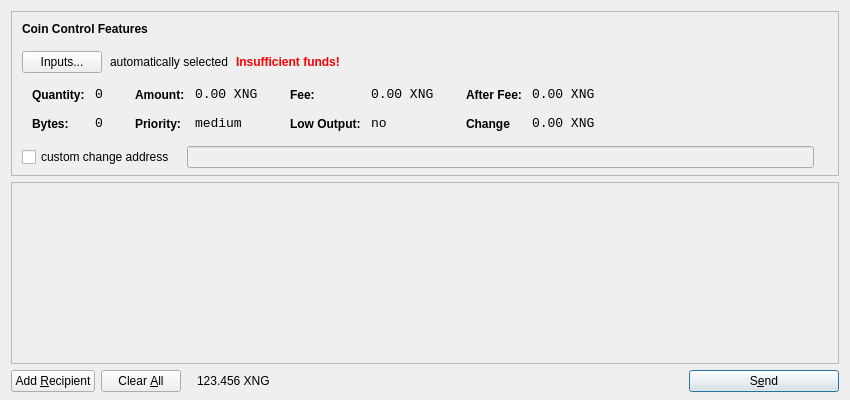
<?xml version="1.0" encoding="UTF-8"?>
<ui version="4.0">
 <class>SendCoinsDialog</class>
 <widget class="QDialog" name="SendCoinsDialog">
  <property name="geometry">
   <rect>
    <x>0</x>
    <y>0</y>
    <width>850</width>
    <height>400</height>
   </rect>
  </property>
  <property name="windowTitle">
   <string>Send Coins</string>
  </property>
  <layout class="QVBoxLayout" name="verticalLayout" stretch="0,1,0">
   <property name="bottomMargin">
    <number>8</number>
   </property>
   <item>
    <widget class="QFrame" name="frameCoinControl">
     <property name="sizePolicy">
      <sizepolicy hsizetype="Expanding" vsizetype="Expanding">
       <horstretch>0</horstretch>
       <verstretch>0</verstretch>
      </sizepolicy>
     </property>
     <property name="maximumSize">
      <size>
       <width>16777215</width>
       <height>16777215</height>
      </size>
     </property>
     <property name="frameShape">
      <enum>QFrame::StyledPanel</enum>
     </property>
     <property name="frameShadow">
      <enum>QFrame::Sunken</enum>
     </property>
     <layout class="QVBoxLayout" name="verticalLayoutCoinControl2">
      <property name="spacing">
       <number>-1</number>
      </property>
      <property name="leftMargin">
       <number>0</number>
      </property>
      <property name="topMargin">
       <number>0</number>
      </property>
      <property name="rightMargin">
       <number>0</number>
      </property>
      <property name="bottomMargin">
       <number>6</number>
      </property>
      <item>
       <layout class="QVBoxLayout" name="verticalLayoutCoinControl" stretch="0,0,0,0,1">
        <property name="spacing">
         <number>0</number>
        </property>
        <property name="leftMargin">
         <number>10</number>
        </property>
        <property name="topMargin">
         <number>10</number>
        </property>
        <item>
         <layout class="QHBoxLayout" name="horizontalLayoutCoinControl1">
          <property name="bottomMargin">
           <number>15</number>
          </property>
          <item>
           <widget class="QLabel" name="labelCoinControlFeatures">
            <property name="sizePolicy">
             <sizepolicy hsizetype="Preferred" vsizetype="Maximum">
              <horstretch>0</horstretch>
              <verstretch>0</verstretch>
             </sizepolicy>
            </property>
            <property name="font">
             <font>
              <weight>75</weight>
              <bold>true</bold>
             </font>
            </property>
            <property name="styleSheet">
             <string notr="true">font-weight:bold;</string>
            </property>
            <property name="text">
             <string>Coin Control Features</string>
            </property>
           </widget>
          </item>
         </layout>
        </item>
        <item>
         <layout class="QHBoxLayout" name="horizontalLayoutCoinControl2" stretch="0,0,0,0">
          <property name="spacing">
           <number>8</number>
          </property>
          <property name="bottomMargin">
           <number>10</number>
          </property>
          <item>
           <widget class="QPushButton" name="pushButtonCoinControl">
            <property name="styleSheet">
             <string notr="true"/>
            </property>
            <property name="text">
             <string>Inputs...</string>
            </property>
           </widget>
          </item>
          <item>
           <widget class="QLabel" name="labelCoinControlAutomaticallySelected">
            <property name="text">
             <string>automatically selected</string>
            </property>
            <property name="margin">
             <number>5</number>
            </property>
           </widget>
          </item>
          <item>
           <widget class="QLabel" name="labelCoinControlInsuffFunds">
            <property name="font">
             <font>
              <weight>75</weight>
              <bold>true</bold>
             </font>
            </property>
            <property name="styleSheet">
             <string notr="true">color:red;font-weight:bold;</string>
            </property>
            <property name="text">
             <string>Insufficient funds!</string>
            </property>
            <property name="margin">
             <number>5</number>
            </property>
           </widget>
          </item>
          <item>
           <spacer name="horizontalSpacerCoinControl">
            <property name="orientation">
             <enum>Qt::Horizontal</enum>
            </property>
            <property name="sizeHint" stdset="0">
             <size>
              <width>40</width>
              <height>1</height>
             </size>
            </property>
           </spacer>
          </item>
         </layout>
        </item>
        <item>
         <widget class="QWidget" name="widgetCoinControl" native="true">
          <property name="sizePolicy">
           <sizepolicy hsizetype="Preferred" vsizetype="Preferred">
            <horstretch>0</horstretch>
            <verstretch>0</verstretch>
           </sizepolicy>
          </property>
          <property name="minimumSize">
           <size>
            <width>0</width>
            <height>0</height>
           </size>
          </property>
          <property name="styleSheet">
           <string notr="true"/>
          </property>
          <layout class="QHBoxLayout" name="horizontalLayoutCoinControl5">
           <property name="margin">
            <number>0</number>
           </property>
           <item>
            <layout class="QHBoxLayout" name="horizontalLayoutCoinControl3" stretch="0,0,0,1">
             <property name="spacing">
              <number>20</number>
             </property>
             <property name="topMargin">
              <number>0</number>
             </property>
             <property name="bottomMargin">
              <number>10</number>
             </property>
             <item>
              <layout class="QFormLayout" name="formLayoutCoinControl1">
               <property name="horizontalSpacing">
                <number>10</number>
               </property>
               <property name="verticalSpacing">
                <number>14</number>
               </property>
               <property name="leftMargin">
                <number>10</number>
               </property>
               <property name="topMargin">
                <number>4</number>
               </property>
               <property name="rightMargin">
                <number>6</number>
               </property>
               <item row="0" column="0">
                <widget class="QLabel" name="labelCoinControlQuantityText">
                 <property name="styleSheet">
                  <string notr="true">font-weight:bold;</string>
                 </property>
                 <property name="text">
                  <string>Quantity:</string>
                 </property>
                 <property name="margin">
                  <number>0</number>
                 </property>
                </widget>
               </item>
               <item row="0" column="1">
                <widget class="QLabel" name="labelCoinControlQuantity">
                 <property name="font">
                  <font>
                   <family>Monospace</family>
                   <pointsize>10</pointsize>
                  </font>
                 </property>
                 <property name="cursor">
                  <cursorShape>IBeamCursor</cursorShape>
                 </property>
                 <property name="contextMenuPolicy">
                  <enum>Qt::ActionsContextMenu</enum>
                 </property>
                 <property name="text">
                  <string>0</string>
                 </property>
                 <property name="margin">
                  <number>0</number>
                 </property>
                 <property name="textInteractionFlags">
                  <set>Qt::LinksAccessibleByMouse|Qt::TextSelectableByKeyboard|Qt::TextSelectableByMouse</set>
                 </property>
                </widget>
               </item>
               <item row="1" column="0">
                <widget class="QLabel" name="labelCoinControlBytesText">
                 <property name="styleSheet">
                  <string notr="true">font-weight:bold;</string>
                 </property>
                 <property name="text">
                  <string>Bytes:</string>
                 </property>
                </widget>
               </item>
               <item row="1" column="1">
                <widget class="QLabel" name="labelCoinControlBytes">
                 <property name="font">
                  <font>
                   <family>Monospace</family>
                   <pointsize>10</pointsize>
                  </font>
                 </property>
                 <property name="cursor">
                  <cursorShape>IBeamCursor</cursorShape>
                 </property>
                 <property name="contextMenuPolicy">
                  <enum>Qt::ActionsContextMenu</enum>
                 </property>
                 <property name="text">
                  <string>0</string>
                 </property>
                 <property name="textInteractionFlags">
                  <set>Qt::LinksAccessibleByMouse|Qt::TextSelectableByKeyboard|Qt::TextSelectableByMouse</set>
                 </property>
                </widget>
               </item>
              </layout>
             </item>
             <item>
              <layout class="QFormLayout" name="formLayoutCoinControl2">
               <property name="horizontalSpacing">
                <number>10</number>
               </property>
               <property name="verticalSpacing">
                <number>14</number>
               </property>
               <property name="leftMargin">
                <number>6</number>
               </property>
               <property name="topMargin">
                <number>4</number>
               </property>
               <property name="rightMargin">
                <number>6</number>
               </property>
               <item row="0" column="0">
                <widget class="QLabel" name="labelCoinControlAmountText">
                 <property name="styleSheet">
                  <string notr="true">font-weight:bold;</string>
                 </property>
                 <property name="text">
                  <string>Amount:</string>
                 </property>
                 <property name="margin">
                  <number>0</number>
                 </property>
                </widget>
               </item>
               <item row="0" column="1">
                <widget class="QLabel" name="labelCoinControlAmount">
                 <property name="font">
                  <font>
                   <family>Monospace</family>
                   <pointsize>10</pointsize>
                  </font>
                 </property>
                 <property name="cursor">
                  <cursorShape>IBeamCursor</cursorShape>
                 </property>
                 <property name="contextMenuPolicy">
                  <enum>Qt::ActionsContextMenu</enum>
                 </property>
                 <property name="text">
                  <string>0.00 XNG</string>
                 </property>
                 <property name="textInteractionFlags">
                  <set>Qt::LinksAccessibleByMouse|Qt::TextSelectableByKeyboard|Qt::TextSelectableByMouse</set>
                 </property>
                </widget>
               </item>
               <item row="1" column="0">
                <widget class="QLabel" name="labelCoinControlPriorityText">
                 <property name="styleSheet">
                  <string notr="true">font-weight:bold;</string>
                 </property>
                 <property name="text">
                  <string>Priority:</string>
                 </property>
                </widget>
               </item>
               <item row="1" column="1">
                <widget class="QLabel" name="labelCoinControlPriority">
                 <property name="font">
                  <font>
                   <family>Monospace</family>
                   <pointsize>10</pointsize>
                  </font>
                 </property>
                 <property name="cursor">
                  <cursorShape>IBeamCursor</cursorShape>
                 </property>
                 <property name="contextMenuPolicy">
                  <enum>Qt::ActionsContextMenu</enum>
                 </property>
                 <property name="text">
                  <string>medium</string>
                 </property>
                 <property name="textInteractionFlags">
                  <set>Qt::LinksAccessibleByMouse|Qt::TextSelectableByKeyboard|Qt::TextSelectableByMouse</set>
                 </property>
                </widget>
               </item>
              </layout>
             </item>
             <item>
              <layout class="QFormLayout" name="formLayoutCoinControl3">
               <property name="horizontalSpacing">
                <number>10</number>
               </property>
               <property name="verticalSpacing">
                <number>14</number>
               </property>
               <property name="leftMargin">
                <number>6</number>
               </property>
               <property name="topMargin">
                <number>4</number>
               </property>
               <property name="rightMargin">
                <number>6</number>
               </property>
               <item row="0" column="0">
                <widget class="QLabel" name="labelCoinControlFeeText">
                 <property name="styleSheet">
                  <string notr="true">font-weight:bold;</string>
                 </property>
                 <property name="text">
                  <string>Fee:</string>
                 </property>
                 <property name="margin">
                  <number>0</number>
                 </property>
                </widget>
               </item>
               <item row="0" column="1">
                <widget class="QLabel" name="labelCoinControlFee">
                 <property name="font">
                  <font>
                   <family>Monospace</family>
                   <pointsize>10</pointsize>
                  </font>
                 </property>
                 <property name="cursor">
                  <cursorShape>IBeamCursor</cursorShape>
                 </property>
                 <property name="contextMenuPolicy">
                  <enum>Qt::ActionsContextMenu</enum>
                 </property>
                 <property name="text">
                  <string>0.00 XNG</string>
                 </property>
                 <property name="textInteractionFlags">
                  <set>Qt::LinksAccessibleByMouse|Qt::TextSelectableByKeyboard|Qt::TextSelectableByMouse</set>
                 </property>
                </widget>
               </item>
               <item row="1" column="0">
                <widget class="QLabel" name="labelCoinControlLowOutputText">
                 <property name="styleSheet">
                  <string notr="true">font-weight:bold;</string>
                 </property>
                 <property name="text">
                  <string>Low Output:</string>
                 </property>
                </widget>
               </item>
               <item row="1" column="1">
                <widget class="QLabel" name="labelCoinControlLowOutput">
                 <property name="font">
                  <font>
                   <family>Monospace</family>
                   <pointsize>10</pointsize>
                  </font>
                 </property>
                 <property name="cursor">
                  <cursorShape>IBeamCursor</cursorShape>
                 </property>
                 <property name="contextMenuPolicy">
                  <enum>Qt::ActionsContextMenu</enum>
                 </property>
                 <property name="text">
                  <string>no</string>
                 </property>
                 <property name="textInteractionFlags">
                  <set>Qt::LinksAccessibleByMouse|Qt::TextSelectableByKeyboard|Qt::TextSelectableByMouse</set>
                 </property>
                </widget>
               </item>
              </layout>
             </item>
             <item>
              <layout class="QFormLayout" name="formLayoutCoinControl4">
               <property name="horizontalSpacing">
                <number>10</number>
               </property>
               <property name="verticalSpacing">
                <number>14</number>
               </property>
               <property name="leftMargin">
                <number>6</number>
               </property>
               <property name="topMargin">
                <number>4</number>
               </property>
               <property name="rightMargin">
                <number>6</number>
               </property>
               <item row="0" column="0">
                <widget class="QLabel" name="labelCoinControlAfterFeeText">
                 <property name="styleSheet">
                  <string notr="true">font-weight:bold;</string>
                 </property>
                 <property name="text">
                  <string>After Fee:</string>
                 </property>
                 <property name="margin">
                  <number>0</number>
                 </property>
                </widget>
               </item>
               <item row="0" column="1">
                <widget class="QLabel" name="labelCoinControlAfterFee">
                 <property name="font">
                  <font>
                   <family>Monospace</family>
                   <pointsize>10</pointsize>
                  </font>
                 </property>
                 <property name="cursor">
                  <cursorShape>IBeamCursor</cursorShape>
                 </property>
                 <property name="contextMenuPolicy">
                  <enum>Qt::ActionsContextMenu</enum>
                 </property>
                 <property name="text">
                  <string>0.00 XNG</string>
                 </property>
                 <property name="textInteractionFlags">
                  <set>Qt::LinksAccessibleByMouse|Qt::TextSelectableByKeyboard|Qt::TextSelectableByMouse</set>
                 </property>
                </widget>
               </item>
               <item row="1" column="0">
                <widget class="QLabel" name="labelCoinControlChangeText">
                 <property name="styleSheet">
                  <string notr="true">font-weight:bold;</string>
                 </property>
                 <property name="text">
                  <string>Change</string>
                 </property>
                </widget>
               </item>
               <item row="1" column="1">
                <widget class="QLabel" name="labelCoinControlChange">
                 <property name="font">
                  <font>
                   <family>Monospace</family>
                   <pointsize>10</pointsize>
                  </font>
                 </property>
                 <property name="cursor">
                  <cursorShape>IBeamCursor</cursorShape>
                 </property>
                 <property name="contextMenuPolicy">
                  <enum>Qt::ActionsContextMenu</enum>
                 </property>
                 <property name="text">
                  <string>0.00 XNG</string>
                 </property>
                 <property name="textInteractionFlags">
                  <set>Qt::LinksAccessibleByMouse|Qt::TextSelectableByKeyboard|Qt::TextSelectableByMouse</set>
                 </property>
                </widget>
               </item>
              </layout>
             </item>
            </layout>
           </item>
          </layout>
         </widget>
        </item>
        <item>
         <layout class="QHBoxLayout" name="horizontalLayoutCoinControl4" stretch="0,0,0">
          <property name="spacing">
           <number>12</number>
          </property>
          <property name="sizeConstraint">
           <enum>QLayout::SetDefaultConstraint</enum>
          </property>
          <property name="topMargin">
           <number>5</number>
          </property>
          <property name="rightMargin">
           <number>5</number>
          </property>
          <item>
           <widget class="QCheckBox" name="checkBoxCoinControlChange">
            <property name="text">
             <string>custom change address</string>
            </property>
           </widget>
          </item>
          <item>
           <widget class="QLineEdit" name="lineEditCoinControlChange">
            <property name="enabled">
             <bool>false</bool>
            </property>
            <property name="sizePolicy">
             <sizepolicy hsizetype="Expanding" vsizetype="Fixed">
              <horstretch>0</horstretch>
              <verstretch>0</verstretch>
             </sizepolicy>
            </property>
           </widget>
          </item>
          <item>
           <widget class="QLabel" name="labelCoinControlChangeLabel">
            <property name="sizePolicy">
             <sizepolicy hsizetype="Preferred" vsizetype="Expanding">
              <horstretch>0</horstretch>
              <verstretch>0</verstretch>
             </sizepolicy>
            </property>
            <property name="minimumSize">
             <size>
              <width>0</width>
              <height>0</height>
             </size>
            </property>
            <property name="text">
             <string/>
            </property>
            <property name="margin">
             <number>3</number>
            </property>
           </widget>
          </item>
         </layout>
        </item>
        <item>
         <spacer name="verticalSpacerCoinControl">
          <property name="orientation">
           <enum>Qt::Vertical</enum>
          </property>
          <property name="sizeHint" stdset="0">
           <size>
            <width>800</width>
            <height>1</height>
           </size>
          </property>
         </spacer>
        </item>
       </layout>
      </item>
     </layout>
    </widget>
   </item>
   <item>
    <widget class="QScrollArea" name="scrollArea">
     <property name="widgetResizable">
      <bool>true</bool>
     </property>
     <widget class="QWidget" name="scrollAreaWidgetContents">
      <property name="geometry">
       <rect>
        <x>0</x>
        <y>0</y>
        <width>830</width>
        <height>165</height>
       </rect>
      </property>
      <layout class="QVBoxLayout" name="verticalLayout_2">
       <property name="margin">
        <number>0</number>
       </property>
       <item>
        <layout class="QVBoxLayout" name="entries">
         <property name="spacing">
          <number>6</number>
         </property>
        </layout>
       </item>
       <item>
        <spacer name="verticalSpacer">
         <property name="orientation">
          <enum>Qt::Vertical</enum>
         </property>
         <property name="sizeHint" stdset="0">
          <size>
           <width>20</width>
           <height>40</height>
          </size>
         </property>
        </spacer>
       </item>
      </layout>
     </widget>
    </widget>
   </item>
   <item>
    <layout class="QHBoxLayout" name="horizontalLayout">
     <item>
      <widget class="QPushButton" name="addButton">
       <property name="toolTip">
        <string>Send to multiple recipients at once</string>
       </property>
       <property name="text">
        <string>Add &amp;Recipient</string>
       </property>
       <property name="icon">
        <iconset resource="../bitcoin.qrc">
         <normaloff>:/icons/add</normaloff>:/icons/add</iconset>
       </property>
       <property name="autoDefault">
        <bool>false</bool>
       </property>
      </widget>
     </item>
     <item>
      <widget class="QPushButton" name="clearButton">
       <property name="sizePolicy">
        <sizepolicy hsizetype="Minimum" vsizetype="Fixed">
         <horstretch>0</horstretch>
         <verstretch>0</verstretch>
        </sizepolicy>
       </property>
       <property name="toolTip">
        <string>Remove all transaction fields</string>
       </property>
       <property name="text">
        <string>Clear &amp;All</string>
       </property>
       <property name="icon">
        <iconset resource="../bitcoin.qrc">
         <normaloff>:/icons/remove</normaloff>:/icons/remove</iconset>
       </property>
       <property name="autoRepeatDelay">
        <number>300</number>
       </property>
       <property name="autoDefault">
        <bool>false</bool>
       </property>
      </widget>
     </item>
     <item>
      <layout class="QHBoxLayout" name="horizontalLayout_2">
       <property name="spacing">
        <number>3</number>
       </property>
       <item>
        <widget class="QLabel" name="label">
         <property name="sizePolicy">
          <sizepolicy hsizetype="Preferred" vsizetype="Fixed">
           <horstretch>0</horstretch>
           <verstretch>0</verstretch>
          </sizepolicy>
         </property>
         <property name="text">
          <string></string>
         </property>
        </widget>
       </item>
       <item>
        <widget class="QLabel" name="labelBalance">
         <property name="sizePolicy">
          <sizepolicy hsizetype="Preferred" vsizetype="Fixed">
           <horstretch>0</horstretch>
           <verstretch>0</verstretch>
          </sizepolicy>
         </property>
         <property name="cursor">
          <cursorShape>IBeamCursor</cursorShape>
         </property>
         <property name="text">
          <string>123.456 XNG</string>
         </property>
         <property name="textInteractionFlags">
          <set>Qt::LinksAccessibleByMouse|Qt::TextSelectableByKeyboard|Qt::TextSelectableByMouse</set>
         </property>
        </widget>
       </item>
      </layout>
     </item>
     <item>
      <spacer name="horizontalSpacer">
       <property name="orientation">
        <enum>Qt::Horizontal</enum>
       </property>
       <property name="sizeHint" stdset="0">
        <size>
         <width>40</width>
         <height>20</height>
        </size>
       </property>
      </spacer>
     </item>
     <item>
      <widget class="QPushButton" name="sendButton">
       <property name="minimumSize">
        <size>
         <width>150</width>
         <height>0</height>
        </size>
       </property>
       <property name="toolTip">
        <string>Confirm the send action</string>
       </property>
       <property name="text">
        <string>S&amp;end</string>
       </property>
       <property name="icon">
        <iconset resource="../bitcoin.qrc">
         <normaloff>:/icons/send</normaloff>:/icons/send</iconset>
       </property>
       <property name="default">
        <bool>true</bool>
       </property>
      </widget>
     </item>
    </layout>
   </item>
  </layout>
 </widget>
 <resources>
  <include location="../bitcoin.qrc"/>
 </resources>
 <connections/>
</ui>
